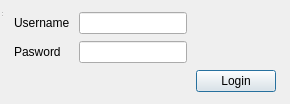
<?xml version="1.0" encoding="UTF-8"?>
<ui version="4.0">
 <class>MainWindow</class>
 <widget class="QDialog" name="MainWindow">
  <property name="geometry">
   <rect>
    <x>0</x>
    <y>0</y>
    <width>290</width>
    <height>104</height>
   </rect>
  </property>
  <property name="sizePolicy">
   <sizepolicy hsizetype="Fixed" vsizetype="Fixed">
    <horstretch>0</horstretch>
    <verstretch>0</verstretch>
   </sizepolicy>
  </property>
  <property name="minimumSize">
   <size>
    <width>286</width>
    <height>93</height>
   </size>
  </property>
  <property name="windowTitle">
   <string>BOE</string>
  </property>
  <layout class="QGridLayout" name="gridLayout">
   <item row="1" column="0">
    <widget class="QLabel" name="label_2">
     <property name="sizePolicy">
      <sizepolicy hsizetype="Fixed" vsizetype="Fixed">
       <horstretch>0</horstretch>
       <verstretch>0</verstretch>
      </sizepolicy>
     </property>
     <property name="text">
      <string>Pasword</string>
     </property>
    </widget>
   </item>
   <item row="2" column="6">
    <widget class="QPushButton" name="Login">
     <property name="sizePolicy">
      <sizepolicy hsizetype="Fixed" vsizetype="Fixed">
       <horstretch>0</horstretch>
       <verstretch>0</verstretch>
      </sizepolicy>
     </property>
     <property name="text">
      <string>Login</string>
     </property>
    </widget>
   </item>
   <item row="0" column="0">
    <widget class="QLabel" name="label">
     <property name="sizePolicy">
      <sizepolicy hsizetype="Fixed" vsizetype="Fixed">
       <horstretch>0</horstretch>
       <verstretch>0</verstretch>
      </sizepolicy>
     </property>
     <property name="text">
      <string>Username</string>
     </property>
    </widget>
   </item>
   <item row="0" column="1">
    <widget class="QLineEdit" name="user">
     <property name="sizePolicy">
      <sizepolicy hsizetype="Fixed" vsizetype="Fixed">
       <horstretch>0</horstretch>
       <verstretch>0</verstretch>
      </sizepolicy>
     </property>
    </widget>
   </item>
   <item row="1" column="1">
    <widget class="QLineEdit" name="passwd">
     <property name="sizePolicy">
      <sizepolicy hsizetype="Fixed" vsizetype="Fixed">
       <horstretch>0</horstretch>
       <verstretch>0</verstretch>
      </sizepolicy>
     </property>
     <property name="echoMode">
      <enum>QLineEdit::Password</enum>
     </property>
    </widget>
   </item>
  </layout>
  <widget class="QStatusBar" name="statusbar">
   <property name="geometry">
    <rect>
     <x>0</x>
     <y>0</y>
     <width>3</width>
     <height>18</height>
    </rect>
   </property>
  </widget>
 </widget>
 <resources/>
 <connections/>
</ui>
